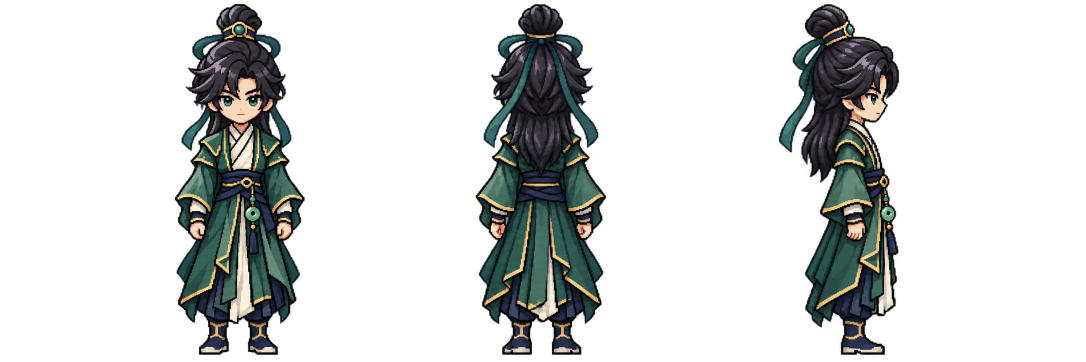
#> input picture art/source/npc-xianxia-rig/turnaround.png, 2172 x 724 px (shown at 1/2 size)
$ python export.py
#> lines starting #> are read from the running program, lines starting #| are printed output that depends on the picture
from pathlib import Path
from PIL import Image, ImageDraw, ImageOps
import colorsys
import json

ROOT = Path(__file__).resolve().parents[2]
SOURCE = ROOT / 'art/source/npc-xianxia-rig'
OUT = ROOT / 'public/assets/npc-xianxia-rig'
SIZE = (64, 96)
# Pixel masks authored against the normalized front, rear and profile. The
# source only supplies visible pixels. Hidden shoulder/neck patches are redrawn.
MASKS = {
 'down': {'hairBack': [(14,34),(39,31),(46,40),(44,43),(39,41),(34,37),(26,36),(21,41),(14,43)],
          'face': [(24,29),(28,27),(36,27),(41,31),(42,35),(37,39),(29,39),(24,35)],
          'leftArm': [(20,41),(25,45),(24,56),(23,65),(16,65),(14,56),(18,47)],
          'rightArm': [(40,40),(45,47),(49,56),(47,65),(40,65),(40,58),(37,47)]},
 'up': {'hairBack': [(17,24),(47,24),(49,41),(44,40),(40,42),(38,46),(31,49),(25,45),(22,41),(15,43)],
        'leftArm': [(20,40),(25,45),(24,56),(23,65),(15,65),(14,55),(17,46)],
        'rightArm': [(40,40),(46,46),(49,55),(48,65),(40,65),(39,55),(38,46)]},
 'right': {'hairBack': [(17,23),(34,22),(38,38),(35,43),(30,50),(26,48),(20,42),(12,41)],
           'face': [(38,27),(43,24),(46,27),(46,36),(42,38),(36,37),(32,32)],
           'rightArm': [(31,40),(37,42),(39,47),(39,53),(43,57),(41,61),(38,65),(31,64),(30,58),(25,57),(26,52)]},
}


def normalize(source, index):
    width, height = source.size
    crop = source.crop((width * index // 3, 0, width * (index + 1) // 3, height))
    crop.putalpha(crop.getchannel('A').point(lambda a: 255 if a >= 200 else 0))
    crop = crop.crop(crop.getbbox())
    crop = crop.resize((round(crop.width * 90 / crop.height), 90), Image.Resampling.NEAREST)
    rgba = crop.convert('RGB').quantize(colors=38, dither=Image.Dither.NONE).convert('RGBA')
    rgba.putalpha(crop.getchannel('A'))
    canvas = Image.new('RGBA', SIZE)
    canvas.alpha_composite(rgba, ((64 - crop.width)//2, 3))
    return canvas


def palette(image, target, hair=False):
    result = image.copy()
    for y in range(96):
        for x in range(64):
            r,g,b,a = image.getpixel((x,y))
            if not a:
                continue
            h,s,v = colorsys.rgb_to_hsv(r/255,g/255,b/255)
            if hair:
                if target == 'ink' or .38 < h < .57 and s > .26:
                    continue
                h,s,v = (.62,.16,min(.92,v*1.35+.21)) if target == 'silver' else (.97,.58,min(.88,v*1.18+.10))
            elif .37 < h < .60 and s > .24:
                h,s,v = ((.61,.34,min(.94,v*1.38+.23)) if target=='moon' else (.96,.66,min(.86,v*1.14+.11)))
            else:
                continue
            result.putpixel((x,y),tuple(round(n*255) for n in colorsys.hsv_to_rgb(h,s,v))+(a,))
    return result


def split(image, direction):
    labels = Image.new('L', SIZE)
    draw = ImageDraw.Draw(labels)
    names = ['outerCloth','hairFront','hairBack','face','leftArm','rightArm','leftShoe','rightShoe','innerCloth','pants','headwear','accessory','eyes','eyebrows','body']
    ids = {name:i for i,name in enumerate(names)}
    draw.rectangle((0,0,63,34),fill=ids['hairFront'])
    # Boots keep their cuffs. Trousers remain on the same hip timeline.
    draw.rectangle((0,83,31,95),fill=ids['leftShoe'])
    draw.rectangle((32,83,63,95),fill=ids['rightShoe'])
    if direction=='right':
        draw.rectangle((0,83,63,95),fill=ids['rightShoe'])
    for name,region in MASKS[direction].items():
        draw.polygon(region,fill=ids[name])
    for y in range(96):
        for x in range(64):
            if not image.getpixel((x,y))[3]:
                continue
            r,g,b,_=image.getpixel((x,y))
            label=names[labels.getpixel((x,y))]
            warm = r>g+17 and g>b+3 and r>100
            if label=='face':
                if y>=36 and warm:
                    label='body'
                elif y in (25,26) and r<120:
                    label='eyebrows'
                elif 26<=y<=30 and (r<120 or g>r):
                    label='eyes'
                elif not warm and (max(r,g,b)<105 or b>r):
                    label='hairFront'
            elif label=='hairFront' and y<12 and r>g>b and r>100:
                label='headwear'
            elif label=='outerCloth':
                if y in range(37,81) and r>130 and abs(r-g)<46 and g>b and r-b<68:
                    label='innerCloth'
                elif y>=68 and b>r*1.14 and b>g*1.08:
                    label='pants'
                elif direction!='up' and 48<=y<=65 and x in range(32 if direction=='down' else 38,42 if direction=='down' else 47) and g>r*1.25 and g>b*1.06:
                    label='accessory'
            labels.putpixel((x,y),ids[label])
    parts={name:Image.new('RGBA',SIZE) for name in names}
    for y in range(96):
        for x in range(64):
            pixel=image.getpixel((x,y))
            if pixel[3]:
                parts[names[labels.getpixel((x,y))]].putpixel((x,y),pixel)
    # Clothe the section behind hair and sleeve. The source has no hidden pixels.
    patch=Image.new('RGBA',SIZE)
    d=ImageDraw.Draw(patch)
    if direction=='right': d.polygon([(29,40),(36,37),(41,48),(39,56),(32,61),(29,53)],fill='#28433f')
    else: d.polygon([(22,42),(28,36),(36,36),(42,43),(40,58),(24,58)],fill='#28433f')
    # Fill the robe under the removable jade ornament.
    for y in range(48,66):
        for x in range(64):
            if parts['accessory'].getpixel((x,y))[3]:
                patch.putpixel((x,y), (34,59,56,255))
    patch.alpha_composite(parts['outerCloth']); parts['outerCloth']=patch
    if direction=='right':
        # Far foot and forearm have their own silhouettes and lower contrast.
        for src,dst,off in [('rightShoe','leftShoe',(-3,-1)),('rightArm','leftArm',(3,-1))]:
            piece=parts[src]
            dark=Image.new('RGBA',SIZE)
            dark.putdata([(int(r*.69),int(g*.72),int(b*.75),a) for r,g,b,a in piece.getdata()])
            parts[dst].alpha_composite(dark,off)
    return parts


def style_hair(image, part, style, direction):
    result=image.copy()
    if style=='bun':
        return result
    if part=='hairFront':
        # The original bun sits above row 13. Keep the sculpted crown and fringe.
        result.paste((0,0,0,0),(0,0,64,13 if style=='loose' else 11))
    elif style=='short':
        result.paste((0,0,0,0),(0,35 if direction=='up' else 36,64,96))
    else:
        # Longer loose locks trail behind the existing shape rather than scaling the head.
        lock=result.crop((17,30,43,47))
        under=Image.new('RGBA',SIZE)
        under.alpha_composite(lock,(16,36))
        under.alpha_composite(result)
        result=under
    return result


source=Image.open(SOURCE/'turnaround.png').convert('RGBA')
#> source is the input picture: PIL image 2172x724 RGBA; mean R, G, B, A 14, 16.2, 15.4, 55.5
frames={}
for index,direction in enumerate(('down','up','right')):
    parts=split(normalize(source,index),direction)
    for facing in ([direction,'left'] if direction=='right' else [direction]):
        for part,image in parts.items():
            def add(key, artwork):
                frames[f'{facing}/{key}']=ImageOps.mirror(artwork) if facing=='left' else artwork
            add(part,image)
            if part in ('pants','leftShoe','rightShoe'):
                alternate=image.copy()
                alternate.putdata([(round(r*.84),round(g*.79),round(b*.72),a) if a and b>r else (r,g,b,a) for r,g,b,a in image.getdata()])
                add(f'{part}/charcoal',alternate)
            if part in ('outerCloth','leftArm','rightArm'):
                for outfit in ('moon','ember'):
                    add(f'{part}/{outfit}',palette(image,outfit))
            if part in ('hairFront','hairBack'):
                for style in ('bun','short','loose'):
                    for color in ('ink','silver','red'):
                        add(f'{part}/{style}/{color}',palette(style_hair(image,part,style,direction),color,True))
#> this loop made 3 passes
#> (width in normalize, height in normalize) on passes 2 to 3: (2172, 724), (2172, 724)
#> pass 1, in normalize, `crop = source.crop((width * index // 3, 0, width * (index + 1) // 3, h..`:
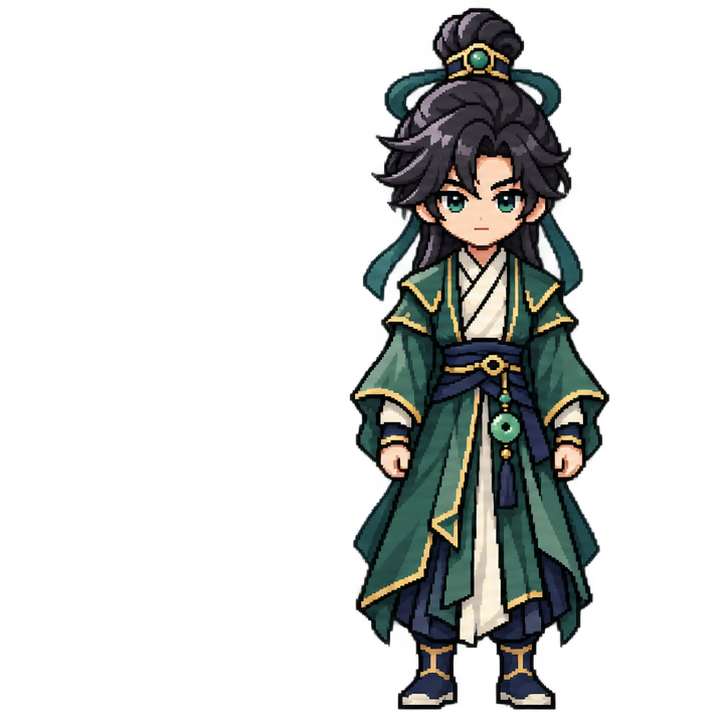
#> crop: PIL image 724x724 RGBA; mean R, G, B, A 17.2, 19.4, 18, 59.3; transparent parts drawn white
#> pass 1, in normalize, `crop = crop.crop(crop.getbbox())`:
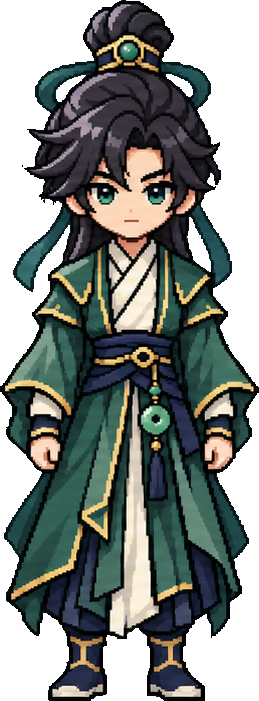
#> crop: PIL image 259x701 RGBA; mean R, G, B, A 49.6, 55.8, 51.8, 170.6; transparent parts drawn white
#> pass 1, in normalize, `crop = crop.resize((round(crop.width * 90 / crop.height), 90), Image.R..`:
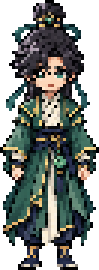
#> crop: PIL image 33x90 RGBA (shown 3 times larger); mean R, G, B, A 50.2, 56.5, 52.2, 170.4; transparent parts drawn white
#> pass 1, in normalize, `rgba = crop.convert('RGB').quantize(colors=38, dither=Image.Dither.NON..`:
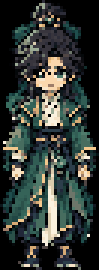
#> rgba: PIL image 33x90 RGBA (shown 3 times larger); mean R, G, B, A 49.9, 56.6, 52.3, 255
#> after the loop:
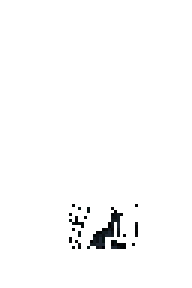
#> alternate: PIL image 64x96 RGBA (shown 3 times larger); mean R, G, B, A 0.2, 0.3, 0.3, 4.1; transparent parts drawn white
#> after the loop, frames = 168 items

# Reuse the game's sword and saber artwork. Grip coordinates are checked on
# the selected source poses and measured relative to nontransparent pixels.
weapon_grips={}
for weapon,source_name in [('sword','jian'),('saber','dao')]:
#> (the run stopped early here; a loop or call above may not have finished)

$ run again, with art/source/npc-xianxia-rig/working-grid.png copied over art/source/npc-xianxia-rig/turnaround.png
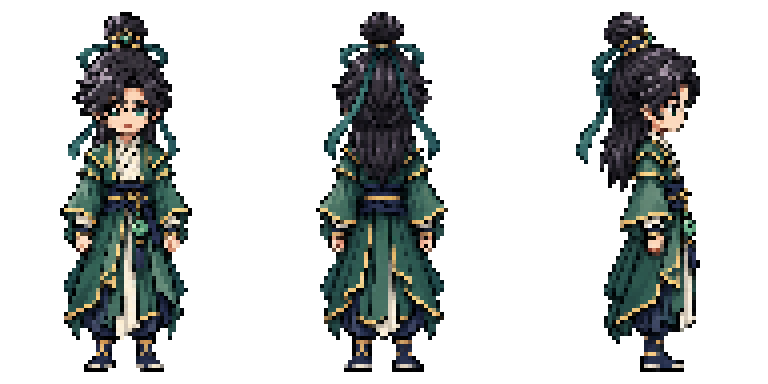
#> input picture art/source/npc-xianxia-rig/working-grid.png, 768 x 384 px
#> source is the input picture: PIL image 768x384 RGBA; mean R, G, B, A 18.8, 21.6, 20.4, 77.7
#> the loop `for index,direction in enumerate(('down','up','right')):` made 3 passes
#> (width in normalize, height in normalize) on passes 2 to 3: (768, 384), (768, 384)
#> pass 1, in normalize, `crop = crop.crop(crop.getbbox())`:
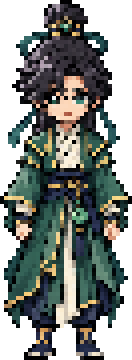
#> crop: PIL image 132x360 RGBA; mean R, G, B, A 48.5, 53.8, 49.6, 170.4; transparent parts drawn white
#> pass 1, in normalize, `rgba = crop.convert('RGB').quantize(colors=38, dither=Image.Dither.NON..`:
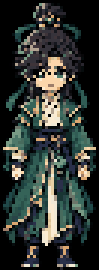
#> rgba: PIL image 33x90 RGBA (shown 3 times larger); mean R, G, B, A 48.2, 53.7, 49.4, 255
#> after the loop `for index,direction in enumerate(('down','up','right')):`: frames = 168 items
